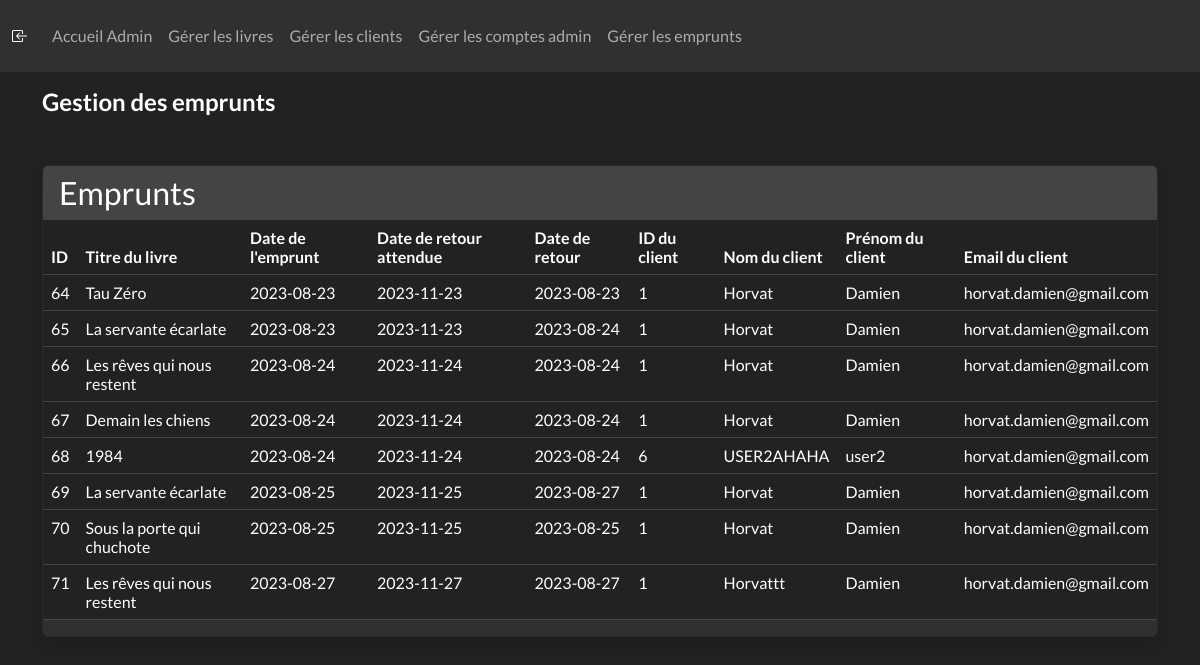
/ADMIN/admin_emprunts.php (signed in), run on the app's committed database.
### tables this page shows
CREATE TABLE `emprunts` (
  `id` int(10) UNSIGNED NOT NULL,
  `titre_livre` varchar(255) NOT NULL,
  `image` varchar(255) NOT NULL,
  `date_emprunt` date NOT NULL,
  `date_retour_attendu` date NOT NULL,
  `date_retour` date DEFAULT NULL,
  `client_id` int(10) UNSIGNED NOT NULL,
  `nom` varchar(255) NOT NULL,
  `prenom` varchar(255) NOT NULL,
  `login` varchar(50) NOT NULL
);

### ADMIN/admin_emprunts.php (the view, shortened to what this page needs)
<?php
require_once './COMPONENTS/navbar_admin.php';
?>
<!DOCTYPE html>
<html lang="fr">
<head>
    <?php require '../COMPONENTS/links.php'; ?>
</head>
<body>
<div class="container mt-7">
        <h2 class="mb-5 mt-3">Gestion des emprunts</h2>
        <div class="row">
            <div class="col">
                <div class="card shadow">
                    <div class="card-header border-0">
                        <h3 class="mb-0">Emprunts</h3>
                    </div>
                    <div class="table-responsive">
                    <?php
                    require '../CRUD/config.php';
                        $sql = "SELECT * FROM emprunts";
                        if($result = mysqli_query($conn, $sql)){
                            if(mysqli_num_rows($result)>0){
                                echo '<table class="table align-items-center table-flush">';
                                    echo '<thead class="thead-light">';
                                        echo '<tr>';
                                            echo '<th scope="col">ID</th>';
                                            echo '<th scope="col">Titre du livre</th>';
                                            echo '<th scope="col">Date de l\'emprunt</th>';
                                            echo '<th scope="col">Date de retour attendue</th>';
                                            echo '<th scope="col">Date de retour</th>';
                                            echo '<th scope="col">ID du client</th>';
                                            echo '<th scope="col">Nom du client</th>';
                                            echo '<th scope="col">Prénom du client</th>';
                                            echo '<th scope="col">Email du client</th>';
                                        echo '</tr>';
                                    echo '</thead>';
                                    echo '<tbody>';
                                    while ($row = mysqli_fetch_array($result)){
                                        echo '<tr>';
                                            echo '<td scope="row">'. $row['id'] . '</td>';
                                            echo '<td scope="row">'. $row['titre_livre'] . '</td>';
                                            echo '<td scope="row">'. $row['date_emprunt'] . '</td>';
                                            echo '<td scope="row">'. $row['date_retour_attendu'] . '</td>';
                                            echo '<td scope="row">'. $row['date_retour'] . '</td>';
                                            echo '<td scope="row">'. $row['client_id'] . '</td>';
                                            echo '<td scope="row">'. $row['nom'] . '</td>';
                                            echo '<td scope="row">'. $row['prenom'] . '</td>';
                                            echo '<td scope="row">'. $row['login'] . '</td>';
                                        echo '</tr>';
                                    }
                                    echo '</tbody>';
                                echo '</table>';
                            } else {
                                echo '<div class="alert alert-danger"><em>Aucun emprunt enregistré.</em></div>';
                            }
                        } else {
                            echo '<div class="alert alert-danger"><em>La connexion à la base de données à échouée. Veuillez vérifier que vous êtes bien connecté.</em></div>';
                        }
                    ?>
                </div>
</body>
</html>

### CSS/customtt.css (style rules this page uses)
h2 { font-size: 24px; font-weight: bold; }

### data on the page
emprunts: id "64", titre_livre "Tau Zéro", date_emprunt "2023-08-23", date_retour_attendu "2023-11-23", date_retour "2023-08-23", client "1", nom "Horvat", prenom "Damien", login "horvat.damien@gmail.com"
emprunts: id "65", titre_livre "La servante écarlate", date_emprunt "2023-08-23", date_retour_attendu "2023-11-23", date_retour "2023-08-24", client "1", nom "Horvat", prenom "Damien", login "horvat.damien@gmail.com"
emprunts: id "66", titre_livre "Les rêves qui nous restent", date_emprunt "2023-08-24", date_retour_attendu "2023-11-24", date_retour "2023-08-24", client "1", nom "Horvat", prenom "Damien", login "horvat.damien@gmail.com"
emprunts: id "67", titre_livre "Demain les chiens", date_emprunt "2023-08-24", date_retour_attendu "2023-11-24", date_retour "2023-08-24", client "1", nom "Horvat", prenom "Damien", login "horvat.damien@gmail.com"
emprunts: id "68", titre_livre "1984", date_emprunt "2023-08-24", date_retour_attendu "2023-11-24", date_retour "2023-08-24", client "6", nom "USER2AHAHA", prenom "user2", login "horvat.damien@gmail.com"
emprunts: id "69", titre_livre "La servante écarlate", date_emprunt "2023-08-25", date_retour_attendu "2023-11-25", date_retour "2023-08-27", client "1", nom "Horvat", prenom "Damien", login "horvat.damien@gmail.com"
emprunts: id "70", titre_livre "Sous la porte qui chuchote", date_emprunt "2023-08-25", date_retour_attendu "2023-11-25", date_retour "2023-08-25", client "1", nom "Horvat", prenom "Damien", login "horvat.damien@gmail.com"
emprunts: id "71", titre_livre "Les rêves qui nous restent", date_emprunt "2023-08-27", date_retour_attendu "2023-11-27", date_retour "2023-08-27", client "1", nom "Horvattt", prenom "Damien", login "horvat.damien@gmail.com"
